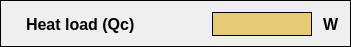
     <widget class="QWidget" name="widget_41" native="true">
      <property name="geometry">
       <rect>
        <x>238</x>
        <y>52</y>
        <width>351</width>
        <height>40</height>
       </rect>
      </property>
      <property name="styleSheet">
       <string notr="true">border: 1px solid black;</string>
      </property>
      <layout class="QHBoxLayout" name="horizontalLayout_160">
       <item>
        <widget class="QWidget" name="widget_7" native="true">
         <property name="minimumSize">
          <size>
           <width>0</width>
           <height>25</height>
          </size>
         </property>
         <property name="maximumSize">
          <size>
           <width>16777215</width>
           <height>23</height>
          </size>
         </property>
         <property name="styleSheet">
          <string notr="true">border-color: transparent;</string>
         </property>
         <widget class="QWidget" name="layoutWidget_9">
          <property name="geometry">
           <rect>
            <x>10</x>
            <y>0</y>
            <width>321</width>
            <height>24</height>
           </rect>
          </property>
          <layout class="QHBoxLayout" name="horizontalLayout_22">
           <item>
            <widget class="QLabel" name="label_6_2_coil">
             <property name="minimumSize">
              <size>
               <width>173</width>
               <height>0</height>
              </size>
             </property>
             <property name="maximumSize">
              <size>
               <width>200</width>
               <height>16777215</height>
              </size>
             </property>
             <property name="font">
              <font>
               <pointsize>12</pointsize>
               <weight>75</weight>
               <bold>true</bold>
              </font>
             </property>
             <property name="styleSheet">
              <string notr="true">border-color: transparent;</string>
             </property>
             <property name="text">
              <string>Heat load (Qc)</string>
             </property>
             <property name="alignment">
              <set>Qt::AlignLeading|Qt::AlignLeft|Qt::AlignVCenter</set>
             </property>
            </widget>
           </item>
           <item>
            <spacer name="horizontalSpacer_157">
             <property name="orientation">
              <enum>Qt::Horizontal</enum>
             </property>
             <property name="sizeType">
              <enum>QSizePolicy::Expanding</enum>
             </property>
             <property name="sizeHint" stdset="0">
              <size>
               <width>40</width>
               <height>20</height>
              </size>
             </property>
            </spacer>
           </item>
           <item>
            <widget class="QLabel" name="label_coil_Heat_load">
             <property name="minimumSize">
              <size>
               <width>100</width>
               <height>22</height>
              </size>
             </property>
             <property name="maximumSize">
              <size>
               <width>130</width>
               <height>16777215</height>
              </size>
             </property>
             <property name="font">
              <font>
               <pointsize>12</pointsize>
               <weight>75</weight>
               <bold>true</bold>
              </font>
             </property>
             <property name="styleSheet">
              <string notr="true">background-color: rgb(230, 202, 118);
border:1px solid black;</string>
             </property>
             <property name="text">
              <string/>
             </property>
            </widget>
           </item>
           <item>
            <widget class="QLabel" name="label_359">
             <property name="sizePolicy">
              <sizepolicy hsizetype="Preferred" vsizetype="Preferred">
               <horstretch>0</horstretch>
               <verstretch>0</verstretch>
              </sizepolicy>
             </property>
             <property name="minimumSize">
              <size>
               <width>24</width>
               <height>0</height>
              </size>
             </property>
             <property name="maximumSize">
              <size>
               <width>20</width>
               <height>16777215</height>
              </size>
             </property>
             <property name="font">
              <font>
               <pointsize>12</pointsize>
               <weight>75</weight>
               <bold>true</bold>
              </font>
             </property>
             <property name="styleSheet">
              <string notr="true">border-color: transparent;</string>
             </property>
             <property name="text">
              <string>W</string>
             </property>
            </widget>
           </item>
          </layout>
         </widget>
        </widget>
       </item>
      </layout>
     </widget>
